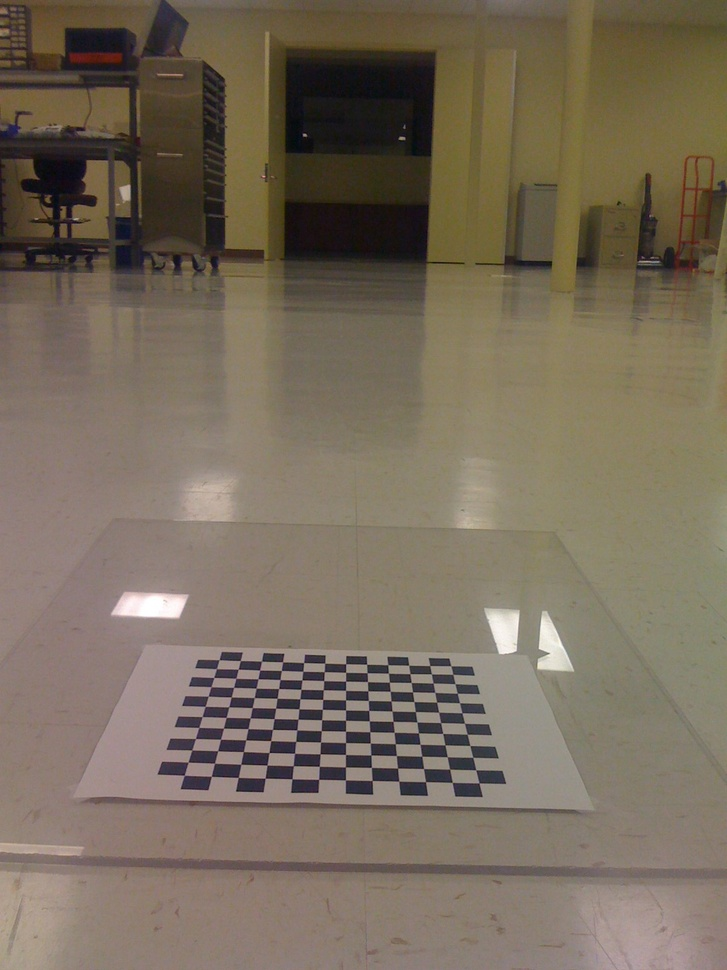
//> input picture Learning-OpenCV-3_examples/datas/birdseye/IMG_0214.jpg, 727 x 970 px, shrunk from 1200 x 1600 before the run
$ ./example_10-02 ../../../Learning-OpenCV-3_examples/datas/birdseye/IMG_0214.jpg   (built with g++ and OpenCV 4)
//> lines starting //> are read from the running program, lines starting //| are printed output that depends on the picture
//> further down, src is the input picture: 970 rows x 727 cols, CV_8UC3; mean B, G, R 91.8, 108.2, 120.2
// Example 10-2. Alternative method to combine and threshold image planes

#include "stdafx.h"
#include "..\..\_opencv.h"
#include <iostream>

using namespace std;

void sum_rgb(const cv::Mat& src, cv::Mat& dst) {

	// Split image onto the color planes.
	//
	vector<cv::Mat> planes;
	cv::split(src, planes);
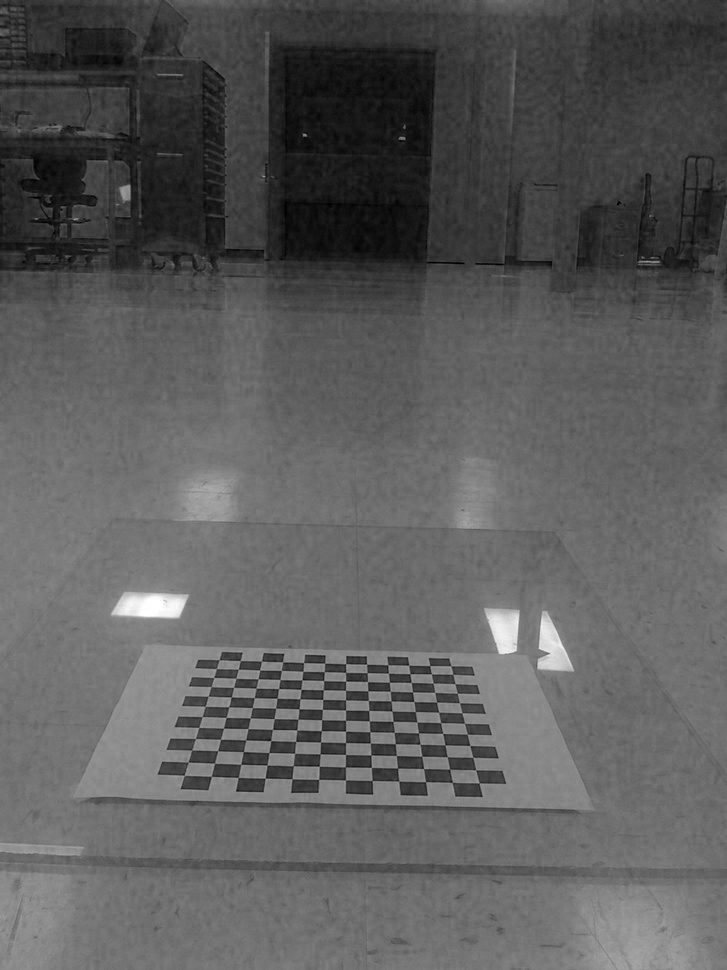
//> planes[0]: 970 rows x 727 cols, CV_8UC1; min 0, max 255, mean 91.8
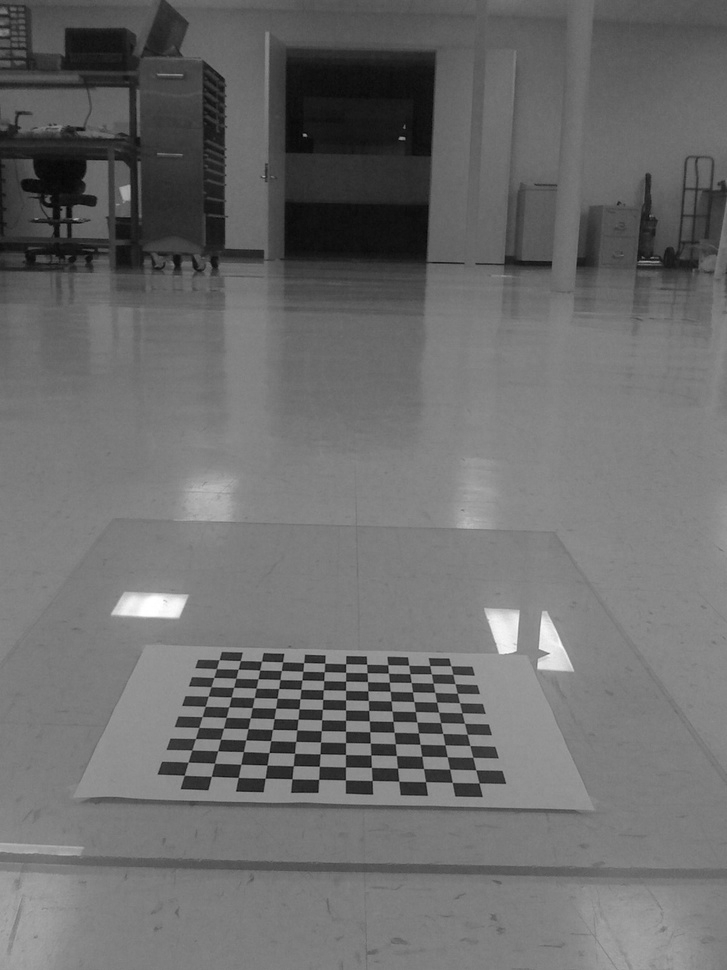
//> planes[1]: 970 rows x 727 cols, CV_8UC1; min 1, max 255, mean 108.2
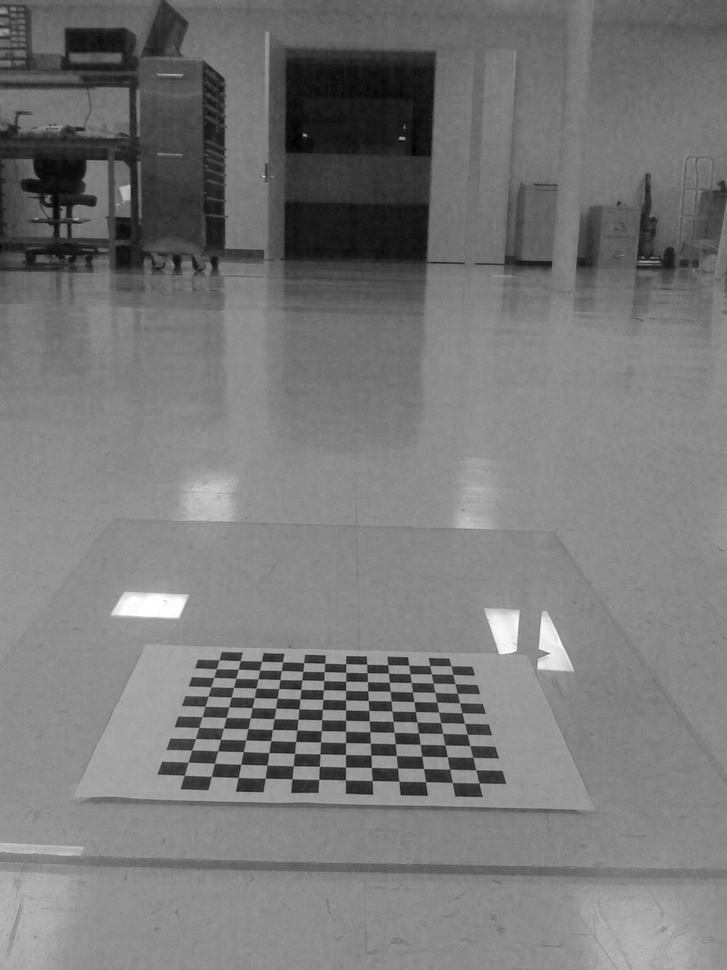
//> planes[2]: 970 rows x 727 cols, CV_8UC1; min 0, max 255, mean 120.2
	cv::Mat b = planes[0], g = planes[1], r = planes[2];

	// Accumulate separate planes, combine and threshold.
	//
	cv::Mat s = cv::Mat::zeros(b.size(), CV_32F);
	cv::accumulate(b, s);
	cv::accumulate(g, s);
	cv::accumulate(r, s);

	// Truncate values above 100 and rescale into dst.
	//
	cv::threshold(s, s, 100, 100, cv::THRESH_TRUNC);
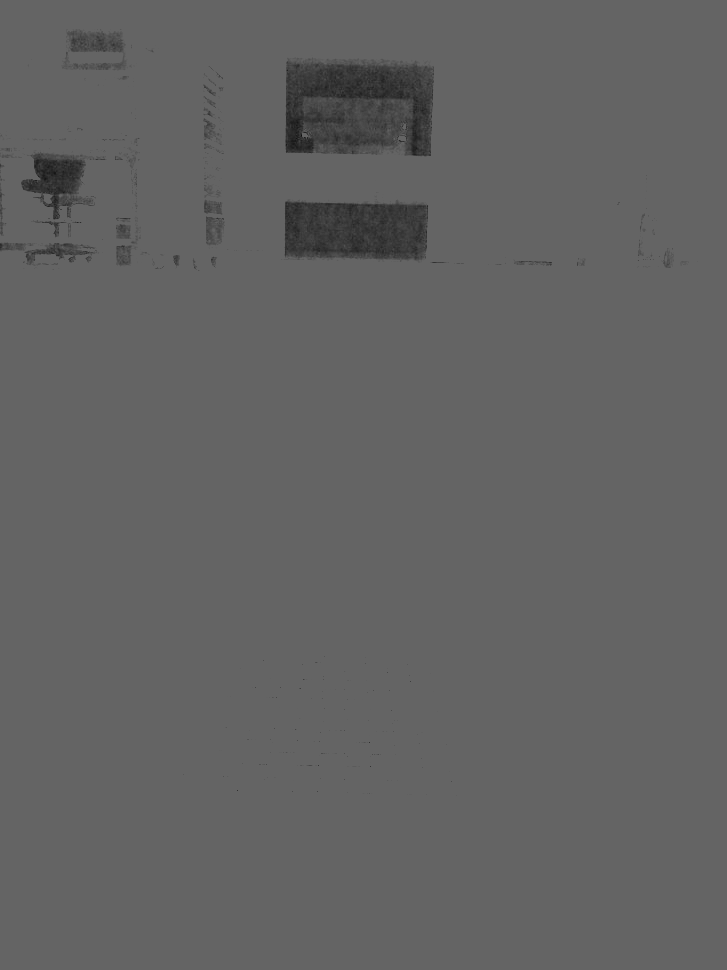
//> s: 970 rows x 727 cols, CV_32FC1; min 13, max 100, mean 98.5
	s.convertTo(dst, b.type());
}

void help(char **argv) {
	cout << "\nExample 10-2. Alternative method to combine and threshold image planes\n" << endl;
	cout << "\nCall:\n" << argv[0] << " ../faces.jpg\n" << endl;
}

int main(int argc, char** argv) {
	help(argv);
	if (argc < 2) { cout << "specify input image" << endl; return -1; }

	// Load the image from the given file name.
	//
	cv::Mat src = cv::imread(argv[1]), dst;
	if (src.empty()) { cout << "can not load " << argv[1] << endl; return -1; }
	sum_rgb(src, dst);

	// Create a named window with the name of the file and
	// show the image in the window
	//
	cv::imshow(argv[1], dst);

	// Idle until the user hits any key.
	//
	cv::waitKey(0);
	return 0;
}

$ run again, on Learning-OpenCV-3_examples/datas/birdseye/IMG_0217.jpg
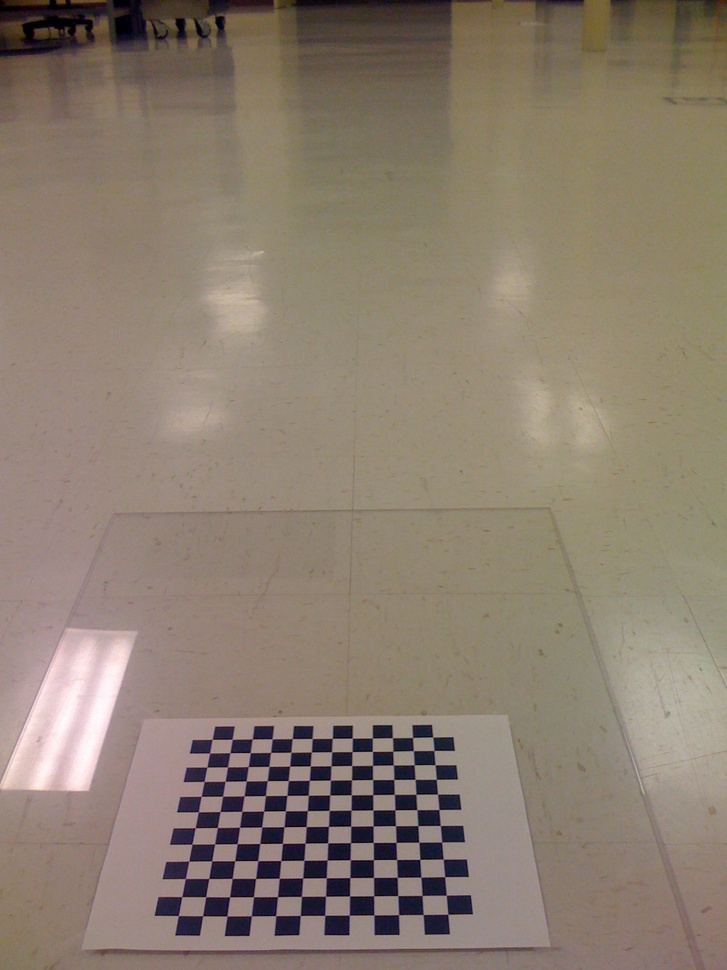
//> input picture Learning-OpenCV-3_examples/datas/birdseye/IMG_0217.jpg, 727 x 970 px, shrunk from 1200 x 1600 before the run
//> src is the input picture: 970 rows x 727 cols, CV_8UC3; mean B, G, R 111.3, 125.9, 139.5
//> in sum_rgb, `cv::split(src, planes);`:
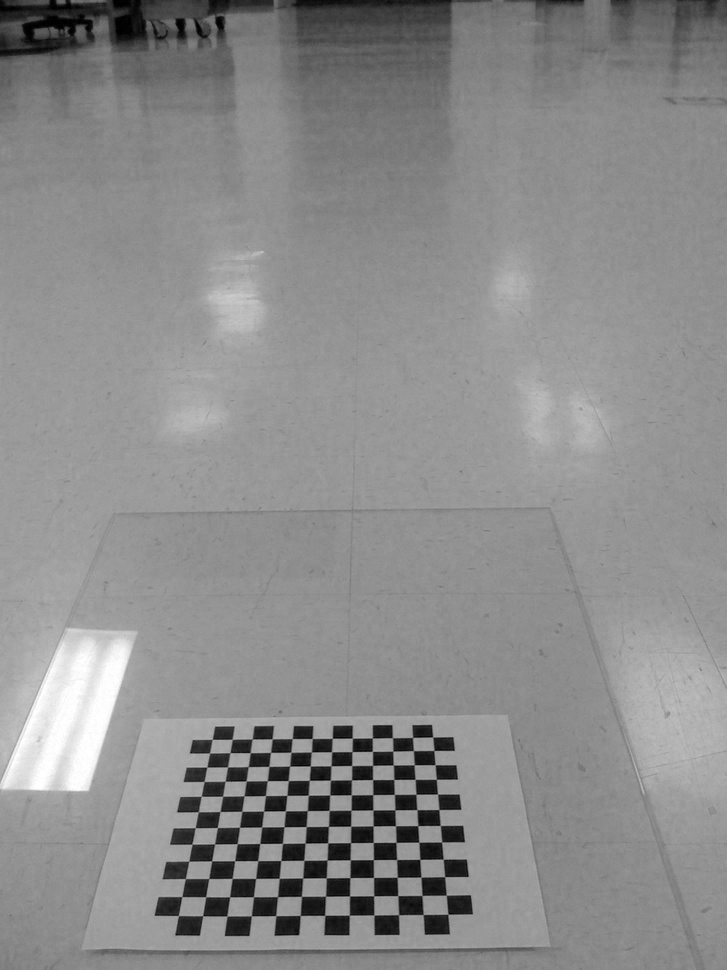
//> planes[2]: 970 rows x 727 cols, CV_8UC1; min 0, max 255, mean 139.5
//> in sum_rgb, `cv::threshold(s, s, 100, 100, cv::THRESH_TRUNC);`:
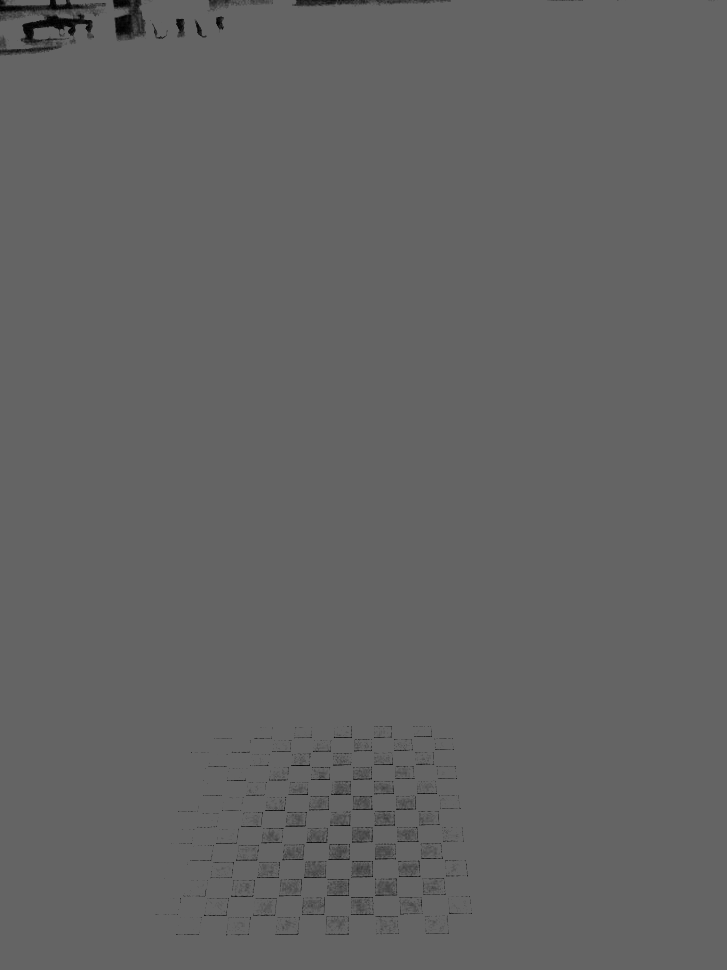
//> s: 970 rows x 727 cols, CV_32FC1; min 0, max 100, mean 99.2

$ run again, on Learning-OpenCV-3_examples/datas/birdseye/IMG_0219.jpg
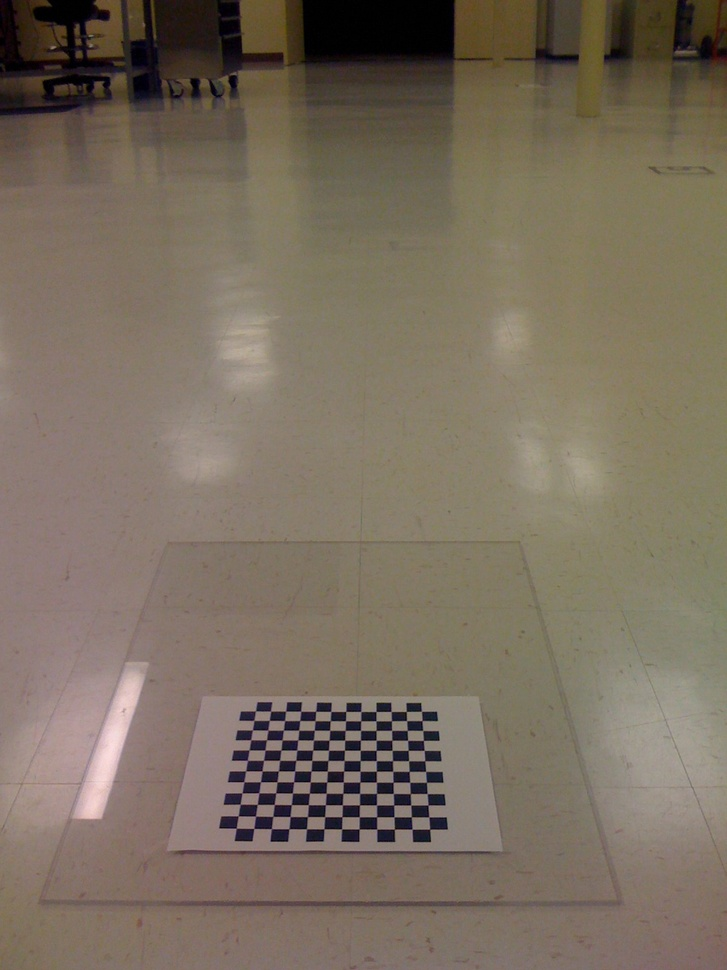
//> input picture Learning-OpenCV-3_examples/datas/birdseye/IMG_0219.jpg, 727 x 970 px, shrunk from 1200 x 1600 before the run
//> src is the input picture: 970 rows x 727 cols, CV_8UC3; mean B, G, R 95.3, 110.4, 122.4
//> in sum_rgb, `cv::split(src, planes);`:
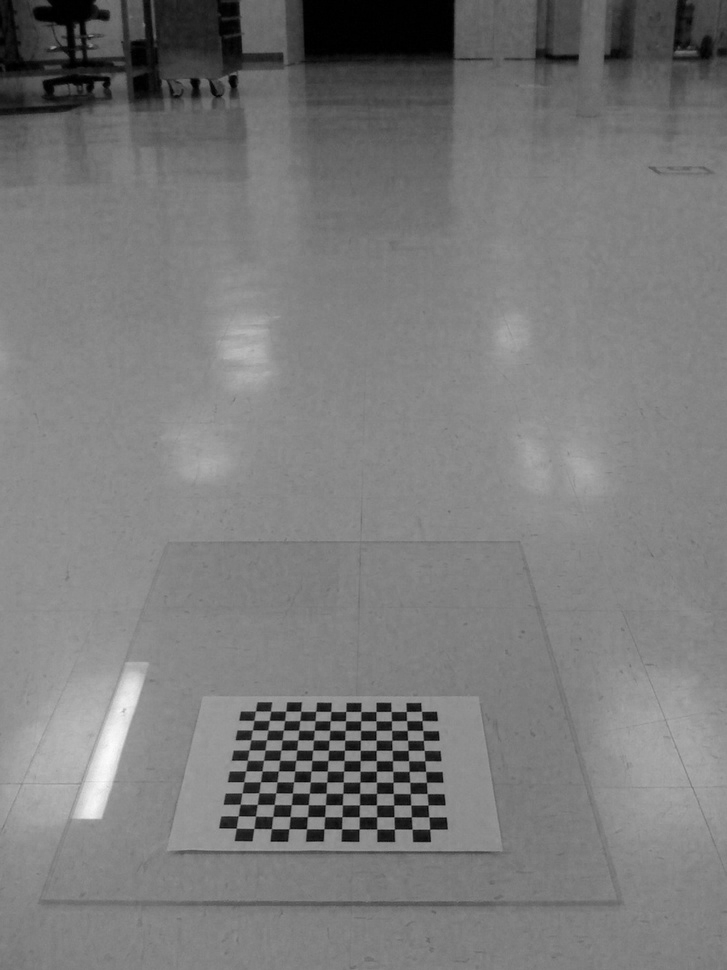
//> planes[2]: 970 rows x 727 cols, CV_8UC1; min 0, max 252, mean 122.4
//> in sum_rgb, `cv::threshold(s, s, 100, 100, cv::THRESH_TRUNC);`:
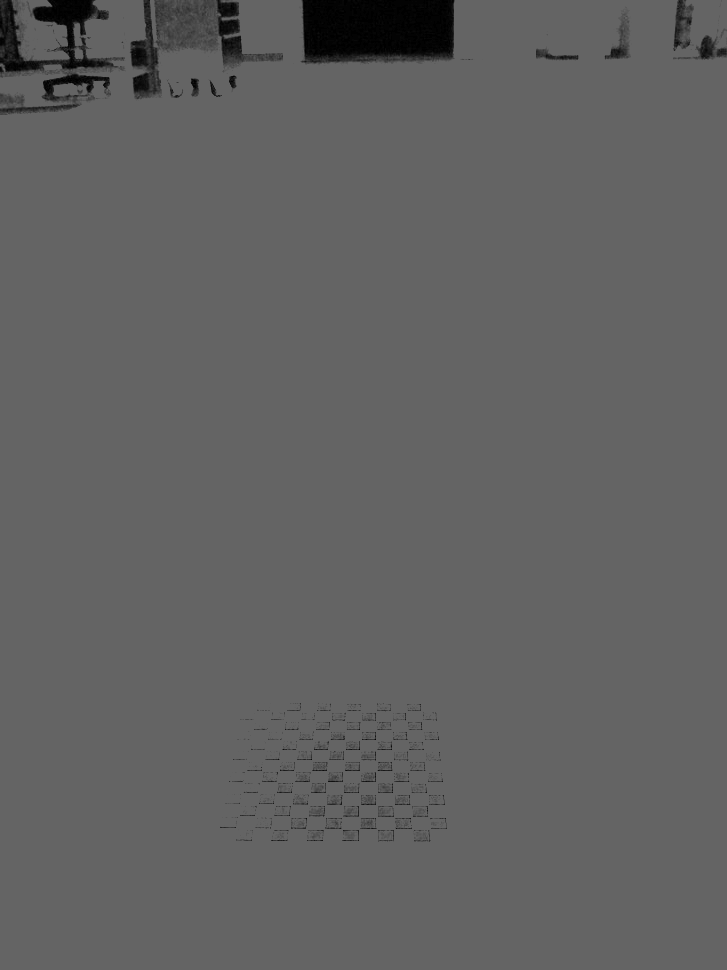
//> s: 970 rows x 727 cols, CV_32FC1; min 0, max 100, mean 97.4
